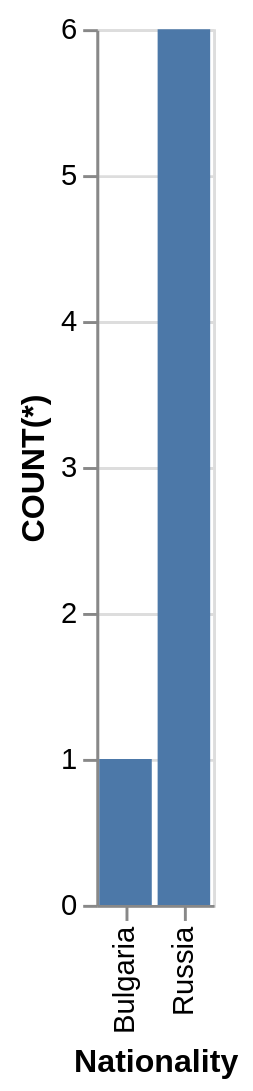

Source (Vega-Lite JSON):
### Vega-Lite specification from a JSON file in a GitHub repository (floating-point values rounded to 4 significant figures)
{"data": {"values": [{"x_data": "Bulgaria", "y_data": 1}, {"x_data": "Russia", "y_data": 6}]}, "mark": "bar", "encoding": {"x": {"field": "x_data", "type": "nominal", "title": "Nationality", "sort": "ascending"}, "y": {"field": "y_data", "type": "quantitative", "title": "COUNT(*)"}}}
